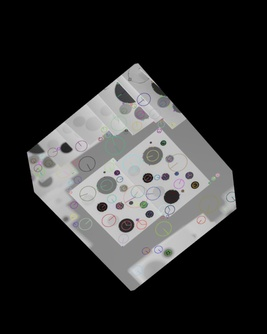
#> input picture feature_detection/images/example-image-transformed.jpg, 267 x 334 px, shrunk from 640 x 800 before the run, found by its file name; its folder holds only this picture in this run
$ python run_exercises.py
#> lines starting #> are read from the running program, lines starting #| are printed output that depends on the picture; after the words box and inside, x2 and y2 are one past the last pixel; in counts of white or black regions, pixels touching at a corner belong together
### image_processing/contrast_stretch.py
import numpy as np


# Linearly map input intensity range [r_min, r_max]
# to [0,255] and return an uint8 image.
def contrast_stretch(img: np.ndarray, r_min: float, r_max: float) -> np.ndarray:
    # convert to float for numeric operations
    arr = img.astype(np.float32)  # working float image
    # denominator for linear mapping, avoid divide-by-zero
    denom = float(r_max - r_min) if (r_max -
                                     r_min) != 0 else 1.0  # denom: mapping scale
    # apply linear mapping to [0,255]
    # stretched: mapped float image
    stretched = (arr - float(r_min)) * (255.0 / denom)
    # clip to valid range and convert back to uint8
    stretched = np.clip(stretched, 0, 255).astype(
        np.uint8)  # final output
    return stretched


# [4 lines that do not run on import are left out]

### image_processing/equalize_histogram.py
import numpy as np


# perform histogram equalization on uint8 images
def equalize_histogram(img: np.ndarray) -> np.ndarray:
    # ensure input is uint8
    if img.dtype != np.uint8:
        arr = img.astype(np.uint8)  # uint8 copy of input
    else:
        arr = img  # alias to input when already uint8

    # flatten pixels for histogram computation
    flat = arr.ravel()  # flattened pixel array
    # compute histogram counts across 256 bins
    counts, _ = np.histogram(flat, bins=256, range=(
        0, 255))  # per-intensity counts
    # cumulative distribution function
    cdf = counts.cumsum()  # cumulative counts
    # smallest non-zero cdf value used for normalization
    # minimum non-zero cumulative count
    cdf_min = cdf[cdf > 0].min() if np.any(cdf > 0) else 0
    total = flat.size  # total number of pixels
    # build lookup table mapping old intensities to new
    lut = np.round((cdf - cdf_min) / float(total - cdf_min) *
                   255.0).astype(np.uint8)  # mapping array
    lut = np.clip(lut, 0, 255)  # LUT clipped to valid range
    out = lut[arr]  # equalized image via LUT indexing
    return out


# [5 lines that do not run on import are left out]

### image_processing/calculate_histogram.py
import numpy as np


# compute per-bin counts and normalized distribution
def calculate_histogram(img: np.ndarray, bins: int = 256):
    # flatten the image to 1D for histogram computation
    flat = img.ravel()  # flattened pixel array
    # compute counts per bin over range [0,255]
    counts, edges = np.histogram(flat, bins=bins, range=(
        0, 255))  # array of bin counts
    # total number of pixels
    total = counts.sum()  # number of pixels accounted for
    # normalized distribution (avoid division by zero)
    dist = counts.astype(np.float32) / float(total) if total > 0 else np.zeros_like(
        counts, dtype=np.float32)  # normalized histogram
    return counts, dist


# [5 lines that do not run on import are left out]

### image_processing/median_filter.py
import numpy as np


# apply a median filter of given odd window size to grayscale image
def median_filter(img: np.ndarray, size: int = 3) -> np.ndarray:
    # Ensure size is odd and >= 1
    if size <= 1:
        return img.copy()
    if size % 2 == 0:
        raise ValueError('size must be odd')

    h, w = img.shape  # image dimensions
    pad = size // 2  # padding size for neighborhood
    # padded image to handle borders using edge reflection
    padded = np.pad(img, pad, mode='edge')  # padded image
    out = np.empty_like(img)

    # iterate over every pixel and compute median in window
    for y in range(h):
        for x in range(w):
            # flattened neighbor pixels
            window = padded[y:y + size, x:x + size].ravel()
            out[y, x] = np.median(window)  # assign median value

    return out

### image_processing/calculate_gradient.py
import numpy as np
import importlib.util
import os

# Load apply_convolution from project_1's real_time_filters.py by file
_rt_path = os.path.abspath(os.path.join(os.path.dirname(
    __file__), '..', 'project_1', 'part_3', 'real_time_filters.py'))
if os.path.exists(_rt_path):
    spec = importlib.util.spec_from_file_location('rt_filters', _rt_path)
    rt_mod = importlib.util.module_from_spec(spec)
    spec.loader.exec_module(rt_mod)
    apply_convolution = getattr(rt_mod, 'apply_convolution')
else:
    # implement a simple convolution using OpenCV if file not found
    import cv2

    def apply_convolution(image, kernel):
        return cv2.filter2D(image, -1, kernel)


# apply Sobel Sx,Sy via apply_convolution and return gradient magnitude and angle
def calculate_gradient(img: np.ndarray):
    """Compute gradient magnitude and direction using Sobel filters.

    Returns:
        mag: uint8 image with gradient magnitude (0..255)
        angle: float32 array with gradient direction in degrees (range -180..180)
    """
    # define Sobel kernels
    sx = np.array([[-1, 0, 1], [-2, 0, 2], [-1, 0, 1]],
                  dtype=np.float32)  # horizontal gradient kernel
    sy = np.array([[-1, -2, -1], [0, 0, 0], [1, 2, 1]],
                  dtype=np.float32)  # vertical gradient kernel

    gx = apply_convolution(img, sx).astype(np.float32)  # gradient along x
    gy = apply_convolution(img, sy).astype(np.float32)  # gradient along y

    # magnitude and angle (radians -> degrees)
    mag_f = np.sqrt(gx * gx + gy * gy)
    angle = np.degrees(np.arctan2(gy, gx))  # range -180..180

    mag = np.clip(mag_f, 0, 255).astype(np.uint8)
    return mag, angle

### image_processing/directional_edge_detector.py
import numpy as np
from calculate_gradient import calculate_gradient


# direction_range: tuple (min_deg, max_deg) in degrees, e.g., (40,50)
# returns binary map where edges have directions within the given angular window
def directional_edge_detector(img: np.ndarray, direction_range: tuple, mag_threshold: float = 20.0) -> np.ndarray:
    # img: grayscale input
    # direction_range: (min_deg, max_deg) in degrees, interpreted modulo 180
    mag, angle = calculate_gradient(img)
    # Normalize angles to 0..180 for undirected edges
    ang = np.abs(angle)  # -180..180 -> 0..180 symmetric
    # Build mask for direction range (handle wrap-around)
    a_min, a_max = direction_range
    if a_min < a_max:
        dir_mask = (ang >= a_min) & (ang <= a_max)
    else:
        # wrap-around (e.g., 170..10)
        dir_mask = (ang >= a_min) | (ang <= a_max)

    # Also require a minimum gradient magnitude to avoid weak directions
    mag_f = mag.astype(np.float32)
    mag_mask = mag_f >= mag_threshold

    out = np.zeros_like(mag, dtype=np.uint8)
    out[dir_mask & mag_mask] = 255
    return out

### image_processing/sobel_edge_detector.py
import numpy as np
import cv2
from calculate_gradient import calculate_gradient


# Apply Sobel operator and threshold the gradient magnitude to produce a binary edge map
def sobel_edge_detector(img: np.ndarray, threshold: float) -> np.ndarray:
    # img: grayscale input image
    # threshold: scalar threshold on gradient magnitude (0..255)
    mag, _ = calculate_gradient(img)
    # binary map: 255 where mag >= threshold else 0
    edge_map = np.zeros_like(mag, dtype=np.uint8)
    edge_map[mag >= threshold] = 255
    return edge_map

### image_processing/run_exercises.py
#!/usr/bin/env python3
# Combined runner for all exercises

import os
import numpy as np
import cv2
import matplotlib.pyplot as plt

# Import utilities
from contrast_stretch import contrast_stretch
from equalize_histogram import equalize_histogram
from calculate_histogram import calculate_histogram
from median_filter import median_filter
from calculate_gradient import calculate_gradient
from sobel_edge_detector import sobel_edge_detector
from directional_edge_detector import directional_edge_detector


# Find the first image file inside a directory
# absolute path to first matching image or None
def find_first_image(images_dir):
    # return first match or None
    exts = ('.png', '.jpg', '.jpeg', '.bmp', '.tif',
            '.tiff')  # extensions
    if not os.path.isdir(images_dir):
        return None
    for name in os.listdir(images_dir):
        if name.lower().endswith(exts):
            return os.path.join(images_dir, name)
    return None


# Save histogram counts to a CSV file
def save_hist_csv(counts, out_path):
    # ensure parent dir exists
    os.makedirs(os.path.dirname(out_path), exist_ok=True)
    # write one integer per line
    np.savetxt(out_path, np.asarray(
        counts, dtype=np.int64), fmt='%d', delimiter=',')


def exercise1(images_dir, out_dir):
    # Exercise 1 runner
    print('Exercise 1: Intensity Transformations and Histogram Equalization')
    print('This section applies contrast stretching and histogram equalization to a low-contrast image,')
    print('saves processed images and histogram CSVs, and displays a comparison figure.')

    inp = find_first_image(images_dir)
    if inp is None:
        print('No input image for Exercise 1; skipping')
        return
    im = cv2.imread(inp, cv2.IMREAD_GRAYSCALE)  # input grayscale image
    # percentiles for contrast stretch
    r_min, r_max = np.percentile(im, [2, 98])
    # stretched: contrast-stretched image
    stretched = contrast_stretch(im, float(r_min), float(r_max))
    equalized = equalize_histogram(im)  # histogram-equalized image

    base = os.path.splitext(os.path.basename(inp))[0]
    os.makedirs(out_dir, exist_ok=True)
    cv2.imwrite(os.path.join(out_dir, f"{base}_stretched.png"), stretched)
    cv2.imwrite(os.path.join(out_dir, f"{base}_equalized.png"), equalized)

    # histogram counts and normalized distributions
    counts_orig, dist_orig = calculate_histogram(im, bins=256)
    counts_str, dist_str = calculate_histogram(stretched, bins=256)
    counts_eq, dist_eq = calculate_histogram(equalized, bins=256)
    save_hist_csv(counts_orig, os.path.join(out_dir, f"{base}_hist_orig.csv"))
    save_hist_csv(counts_str, os.path.join(
        out_dir, f"{base}_hist_stretched.csv"))
    save_hist_csv(counts_eq, os.path.join(
        out_dir, f"{base}_hist_equalized.csv"))

    # Create a composite figure (Can be difficult to visualize if monitor is not large enough)
    fig, axes = plt.subplots(3, 3, figsize=(15, 12))

    imgs = [im, stretched, equalized]
    counts = [counts_orig, counts_str, counts_eq]
    dists = [dist_orig, dist_str, dist_eq]

    bins = np.arange(256)
    titles = ['Original', 'Stretched', 'Equalized']
    for col in range(3):
        # show image
        ax_img = axes[0, col]
        ax_img.imshow(imgs[col], cmap='gray', vmin=0, vmax=255)
        ax_img.set_title(titles[col])
        ax_img.axis('off')
        # annotate pixel count
        total_pixels = int(counts[col].sum())
        ax_img.text(0.02, 0.95, f'pixels: {total_pixels}', color='white', fontsize=10,
                    transform=ax_img.transAxes, va='top', ha='left', bbox=dict(facecolor='black', alpha=0.4))

        # raw counts bar plot
        ax_counts = axes[1, col]
        ax_counts.bar(bins, counts[col], color='tab:gray', width=1)
        ax_counts.set_xlim(0, 255)
        ax_counts.set_ylabel('Counts')
        ax_counts.set_xlabel('Intensity')
        ax_counts.set_title(f'{titles[col]} counts')

        # normalized histogram
        ax_dist = axes[2, col]
        ax_dist.plot(bins, dists[col], color='tab:blue')
        ax_dist.set_xlim(0, 255)
        ax_dist.set_xlabel('Intensity')
        ax_dist.set_ylabel('Probability')
        ax_dist.set_title(f'{titles[col]} (normalized)')

    plt.tight_layout()
    out_fig = os.path.join(out_dir, 'image_processing_contrast_3x3.png')
    fig.savefig(out_fig, dpi=150)
    print('Saved Exercise 1 composite (3x3) to', out_fig)
    plt.show()


# Add salt-and-pepper noise to a grayscale image
# amt = fraction of pixels to corrupt (0..1)
def add_salt_and_pepper(img, amount=0.05):
    out = img.copy()  # noisy output image
    h, w = img.shape
    # number of salt (and number of pepper) pixels to add
    n = int(h * w * amount)
    ys = np.random.randint(0, h, n)
    xs = np.random.randint(0, w, n)
    out[ys, xs] = 255  # set salt pixels to white
    ys = np.random.randint(0, h, n)
    xs = np.random.randint(0, w, n)
    out[ys, xs] = 0  # set pepper pixels to black
    return out


def exercise2(images_dir, out_dir):
    # Exercise 2 runner
    print('\nExercise 2: Non-Linear Filtering and Edge Detection')
    print('This section corrupts the image with salt-and-pepper noise, applies a median filter,')
    print('computes gradient magnitudes before and after, and prints a short analysis.')

    inp = find_first_image(images_dir)
    if inp is None:
        print('No input image for Exercise 2; skipping')
        return
    im = cv2.imread(inp, cv2.IMREAD_GRAYSCALE)  # input grayscale image
    # image with salt-and-pepper corruption
    noisy = add_salt_and_pepper(im, amount=0.05)
    denoised = median_filter(noisy, size=3)  # result of median filtering
    # gradient magnitude image for noisy input (calculate_gradient returns mag, angle)
    grad_noisy, _ = calculate_gradient(noisy)
    # gradient magnitude after denoising
    grad_denoised, _ = calculate_gradient(denoised)

    base = os.path.splitext(os.path.basename(inp))[
        0]
    cv2.imwrite(os.path.join(out_dir, f"{base}_noisy.png"), noisy)
    cv2.imwrite(os.path.join(out_dir, f"{base}_denoised.png"), denoised)
    cv2.imwrite(os.path.join(out_dir, f"{base}_grad_noisy.png"), grad_noisy)
    cv2.imwrite(os.path.join(
        out_dir, f"{base}_grad_denoised.png"), grad_denoised)

    fig, axes = plt.subplots(2, 2, figsize=(10, 8))
    axes[0, 0].imshow(noisy, cmap='gray')
    axes[0, 0].set_title('Noisy')
    axes[0, 0].axis('off')
    axes[0, 1].imshow(denoised, cmap='gray')
    axes[0, 1].set_title('Median filtered')
    axes[0, 1].axis('off')
    axes[1, 0].imshow(grad_noisy, cmap='gray')
    axes[1, 0].set_title('Gradient (noisy)')
    axes[1, 0].axis('off')
    axes[1, 1].imshow(grad_denoised, cmap='gray')
    axes[1, 1].set_title('Gradient (denoised)')
    axes[1, 1].axis('off')
    plt.tight_layout()
    out_fig = os.path.join(out_dir, f"{base}_exercise2_comparison.png")
    fig.savefig(out_fig, dpi=150)
    print('Saved Exercise 2 comparison figure to', out_fig)
    plt.show()

    # Compare mean gradient magnitude (simple quantitative metric)
    # scalar mean of gradient magnitudes
    mean_grad_noisy = float(np.mean(grad_noisy))
    # scalar mean after denoising
    mean_grad_denoised = float(np.mean(grad_denoised))
    print('\nExercise 2 quantitative analysis:')
    print(f'  Mean gradient magnitude (noisy): {mean_grad_noisy:.2f}')
    print(f'  Mean gradient magnitude (denoised): {mean_grad_denoised:.2f}')
    print('\nExercise 2 Additional Analysis: Median filtering reduces spurious high-magnitude gradient responses caused by')
    print('salt-and-pepper impulses while preserving the magnitude of true edges, so the mean gradient')
    print('magnitude typically decreases (noise removed) but important edges remain visible in the denoised gradient image.')


def exercise3(images_dir, out_dir):
    # Exercise 3 runner: Sobel magnitude edges, directional edges (~45deg), and Canny
    print('\nExercise 3: Sobel vs Directional vs Canny')
    inp = find_first_image(images_dir)
    if inp is None:
        print('No input image for Exercise 3; skipping')
        return
    im = cv2.imread(inp, cv2.IMREAD_GRAYSCALE)

    # Sobel magnitude edge map
    sobel_map = sobel_edge_detector(im, threshold=50)

    # Directional edges around 45 degrees
    dir_map = directional_edge_detector(im, (35, 55), mag_threshold=30.0)

    # Canny edges using OpenCV
    med = np.median(im)
    lower = int(max(0, 0.66 * med))
    upper = int(min(255, 1.33 * med))
    canny = cv2.Canny(im, lower, upper)

    base = os.path.splitext(os.path.basename(inp))[0]
    cv2.imwrite(os.path.join(out_dir, f"{base}_sobel_map.png"), sobel_map)
    cv2.imwrite(os.path.join(out_dir, f"{base}_dir45_map.png"), dir_map)
    cv2.imwrite(os.path.join(out_dir, f"{base}_canny.png"), canny)

    # Display side-by-side
    fig, axes = plt.subplots(1, 3, figsize=(14, 5))
    axes[0].imshow(sobel_map, cmap='gray')
    axes[0].set_title('Sobel magnitude edges')
    axes[0].axis('off')
    axes[1].imshow(dir_map, cmap='gray')
    axes[1].set_title('Directional ~45deg')
    axes[1].axis('off')
    axes[2].imshow(canny, cmap='gray')
    axes[2].set_title('Canny')
    axes[2].axis('off')
    plt.tight_layout()
    out_fig = os.path.join(out_dir, f"{base}_exercise3_comparison.png")
    fig.savefig(out_fig, dpi=150)
    print('Saved Exercise 3 comparison figure to', out_fig)
    plt.show()

    # Short discussion printed
    print('\nExercise 3 Analysis:')
    print(' - Sobel thresholding gives a clean binary map where gradient magnitude exceeds the threshold.')
    print(' - Directional map isolates edges whose orientation is near 45 degrees; it misses edges at other angles.')
    print(' - Canny combines gradient information and non-maximum suppression and often produces thinner edges and fewer spurious responses.')


def main():
    images_dir = os.path.join(os.path.dirname(__file__), 'images')
    out_dir = os.path.join(os.path.dirname(__file__), 'results')
    os.makedirs(out_dir, exist_ok=True)
    exercise1(images_dir, out_dir)
#> in exercise1, `r_min, r_max = np.percentile(im, [2, 98])`: r_min = 0; r_max = 200
#> in contrast_stretch, `stretched = (arr - float(r_min)) * (255.0 / denom)`:
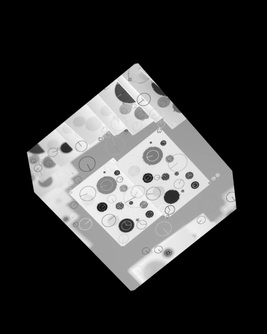
#> stretched: shape (334, 267) float32; min 0, max 274.1, mean 63.8; drawn with min black and max white
#> in equalize_histogram, `counts, _ = np.histogram(flat, bins=256, range=( 0, 255))`: counts = 256 values, max 59909 at index 0, min 0 at index 216, mean 348.4
#> in equalize_histogram, `cdf = counts.cumsum()`: cdf = 256 values from 59909 to 89178
#> in equalize_histogram, `cdf_min = cdf[cdf > 0].min() if np.any(cdf > 0) else 0`: cdf_min = 59909
#> in equalize_histogram, `lut = np.round((cdf - cdf_min) / float(total - cdf_min) * 255.0).astyp..`: lut = 256 values from 0 to 255
#> in equalize_histogram, `out = lut[arr]`:
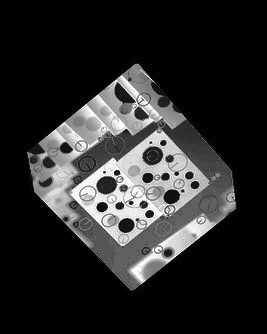
#> out: shape (334, 267); min 0, max 255, mean 42.5
#> in calculate_histogram, `counts, edges = np.histogram(flat, bins=bins, range=( 0, 255))`: edges = 257 values from 0 to 255
#> in calculate_histogram, `total = counts.sum()`: total = 89178
#> in calculate_histogram, `dist = counts.astype(np.float32) / float(total) if total > 0 else np.z..`: dist = 256 values, max 0.672 at index 0, min 0 at index 216, mean 0.00391
#> in exercise1, `counts_orig, dist_orig = calculate_histogram(im, bins=256)`: counts_orig has the same summary as counts in equalize_histogram; dist_orig has the same summary as dist in calculate_histogram
#> in exercise1, `counts_str, dist_str = calculate_histogram(stretched, bins=256)`: counts_str = 256 values, max 59909 at index 0, min 0 at index 4, mean 348.4; dist_str = 256 values, max 0.672 at index 0, min 0 at index 4, mean 0.00391
#> in exercise1, `counts_eq, dist_eq = calculate_histogram(equalized, bins=256)`: counts_eq = 256 values, max 59909 at index 0, min 0 at index 1, mean 348.4; dist_eq = 256 values, max 0.672 at index 0, min 0 at index 1, mean 0.00391
#> in exercise1, `fig.savefig(out_fig, dpi=150)`:
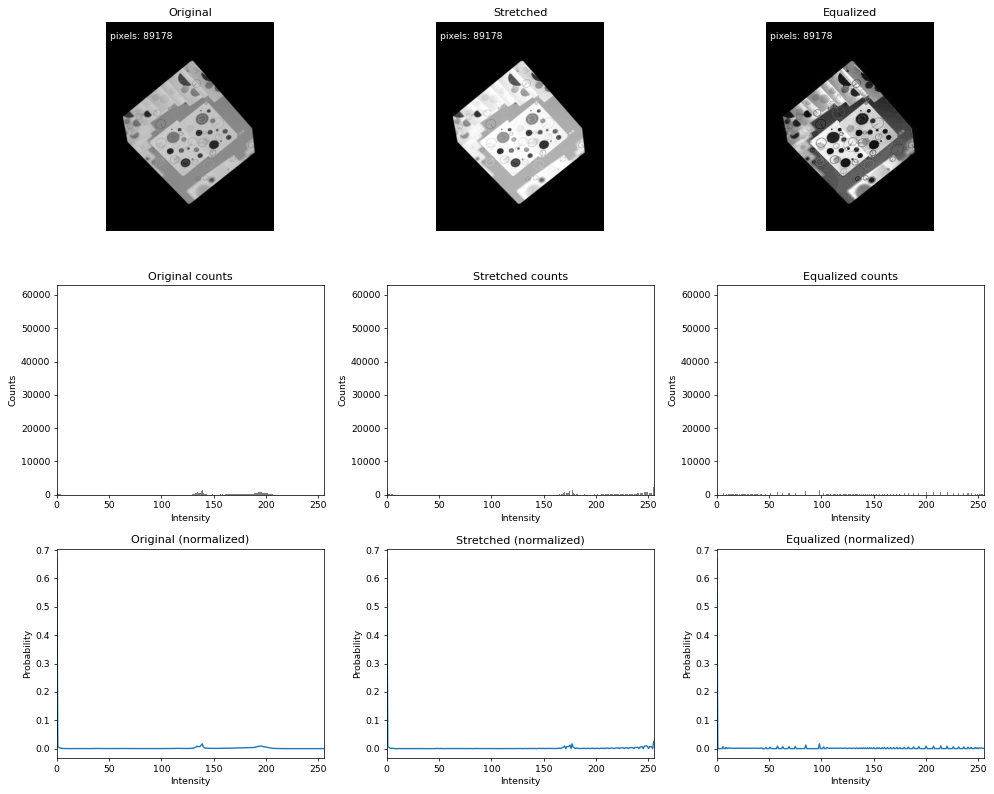
#> figure drawn by matplotlib, 9 panels; panel 4: tallest bar 59909 high, from x = -0.5 to 0.5; panel 5: tallest bar 59909 high, from x = -0.5 to 0.5; panel 6: tallest bar 59909 high, from x = -0.5 to 0.5; panel 7: curve peaks at x = 0, y = 0.672
    exercise2(images_dir, out_dir)
#> in calculate_gradient (call 2), `mag = np.clip(mag_f, 0, 255).astype(np.uint8)`:
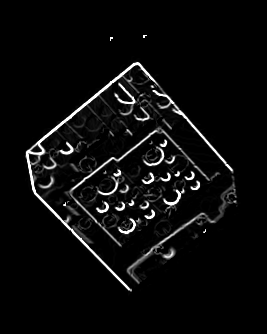
#> mag: shape (334, 267); min 0, max 255, mean 11.8
#> in exercise2, `mean_grad_noisy = float(np.mean(grad_noisy))`: mean_grad_noisy = 61.41
#> in exercise2, `mean_grad_denoised = float(np.mean(grad_denoised))`: mean_grad_denoised = 11.85
#|   Mean gradient magnitude (noisy): 61.41
#|   Mean gradient magnitude (denoised): 11.85
    exercise3(images_dir, out_dir)
#> in exercise3, `sobel_map = sobel_edge_detector(im, threshold=50)`:
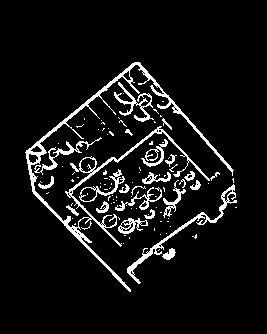
#> sobel_map: shape (334, 267); 7.4% white in thin lines or dots, all inside (x1, y1, x2, y2) = (25, 62, 237, 292)
#> in directional_edge_detector, `dir_mask = (ang >= a_min) & (ang <= a_max)`: dir_mask: shape (334, 267) bool; 2.9% white in thin lines or dots, all inside (x1, y1, x2, y2) = (23, 55, 239, 291)
#> in directional_edge_detector, `mag_mask = mag_f >= mag_threshold`: mag_mask: shape (334, 267) bool; 9.5% white; 65 white regions (44 under 20 px), largest, box (x1, y1, x2, y2) and area: (25, 62, 237, 292) 5250, (79, 168, 134, 213) 508, (114, 82, 163, 122) 504
#> in exercise3, `dir_map = directional_edge_detector(im, (35, 55), mag_threshold=30.0)`:
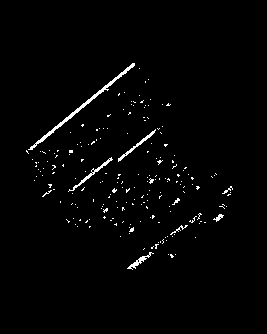
#> dir_map: shape (334, 267); 1.7% white in thin lines or dots, all inside (x1, y1, x2, y2) = (26, 63, 233, 270)
#> in exercise3, `med = np.median(im)`: med = 0
#> in exercise3, `canny = cv2.Canny(im, lower, upper)`:
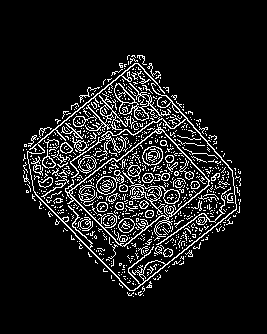
#> canny: shape (334, 267); 10.3% white in thin lines or dots, all inside (x1, y1, x2, y2) = (23, 55, 241, 297)


if __name__ == '__main__':
    main()
